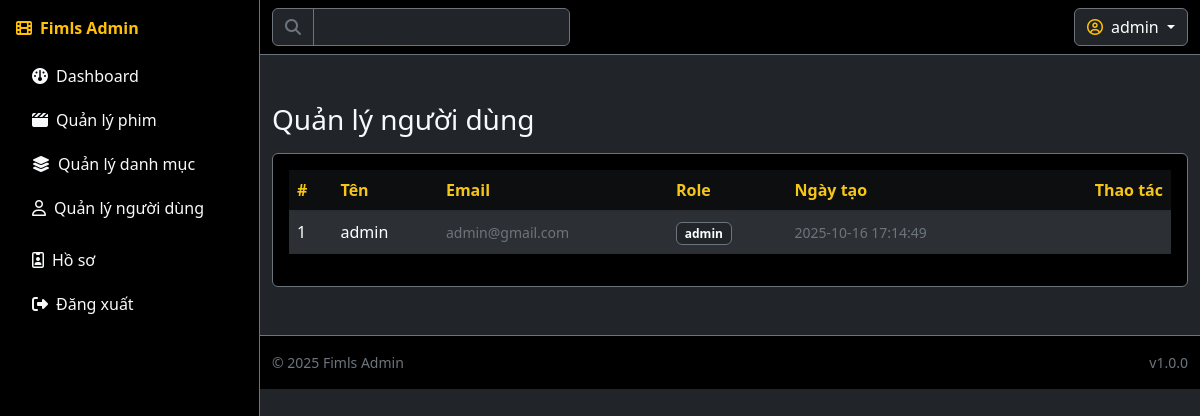
/admin/manage_users.php (signed in), run on the app's committed database.
### tables this page shows
CREATE TABLE IF NOT EXISTS users (
  id INT AUTO_INCREMENT PRIMARY KEY,
  username VARCHAR(100) NOT NULL,
  email VARCHAR(100) UNIQUE NOT NULL,
  password VARCHAR(255) NOT NULL,
  role ENUM('admin','user') DEFAULT 'user',
  created_at TIMESTAMP DEFAULT CURRENT_TIMESTAMP
);

### admin/manage_users.php (the view, shortened to what this page needs)
<?php include __DIR__ . '/includes/header.php'; ?>
<div class="admin-layout">
<?php include __DIR__ . '/includes/sidebar.php'; ?>
<div>
<?php include __DIR__ . '/includes/topbar.php'; ?>
<?php
$users = $mysqli->query('SELECT id, username, email, role, created_at FROM users ORDER BY created_at DESC');
?>
<main class="container-fluid my-4 my-md-5">
  <div class="d-flex justify-content-between align-items-center mb-3">
    <h3 class="section-title m-0">Quản lý người dùng</h3>
  </div>
  <div class="card bg-black border-secondary">
    <div class="card-body">
      <div class="table-responsive">
        <table class="table table-dark table-striped align-middle">
          <thead><tr><th>#</th><th>Tên</th><th>Email</th><th>Role</th><th>Ngày tạo</th><th class="text-end">Thao tác</th></tr></thead>
          <tbody>
            <?php $i=1; while($u=$users->fetch_assoc()): ?>
            <tr>
              <td><?php echo $i++; ?></td>
              <td><?php echo htmlspecialchars($u['username']); ?></td>
              <td class="text-secondary small"><?php echo htmlspecialchars($u['email']); ?></td>
              <td><span class="badge text-bg-dark border border-secondary"><?php echo $u['role']; ?></span></td>
              <td class="small text-secondary"><?php echo $u['created_at']; ?></td>
              <td class="text-end">
              </td>
            </tr>
            <?php endwhile; ?>
          </tbody>
        </table>
      </div>
    </div>
  </div>
</main>
<?php include __DIR__ . '/includes/footer.php'; ?>

### assets/css/admin.css (style rules this page uses)
:root { --admin-bg: #0f0f10; --admin-panel: #111214; --admin-border: #2a2d33; --admin-gold: #f5c518; }
body { background-color: var(--admin-bg); }
.admin-layout { display: grid; grid-template-columns: 260px 1fr; min-height: 100vh; }
.card { background-color: #0d0e10; border: 1px solid var(--admin-border); }
.table { --bs-table-bg: #0d0e10; --bs-table-border-color: var(--admin-border); }
.badge { font-size: 0.75rem; }
.table td { vertical-align: middle; }
.table th { border-bottom: 2px solid var(--admin-border); font-weight: 600; color: var(--admin-gold); }

### data on the page
users: username "admin", email "admin@gmail.com", role "admin", created_at "2025-10-16 17:14:49"

### other printed values
$_SESSION['user']['username'] "admin"
